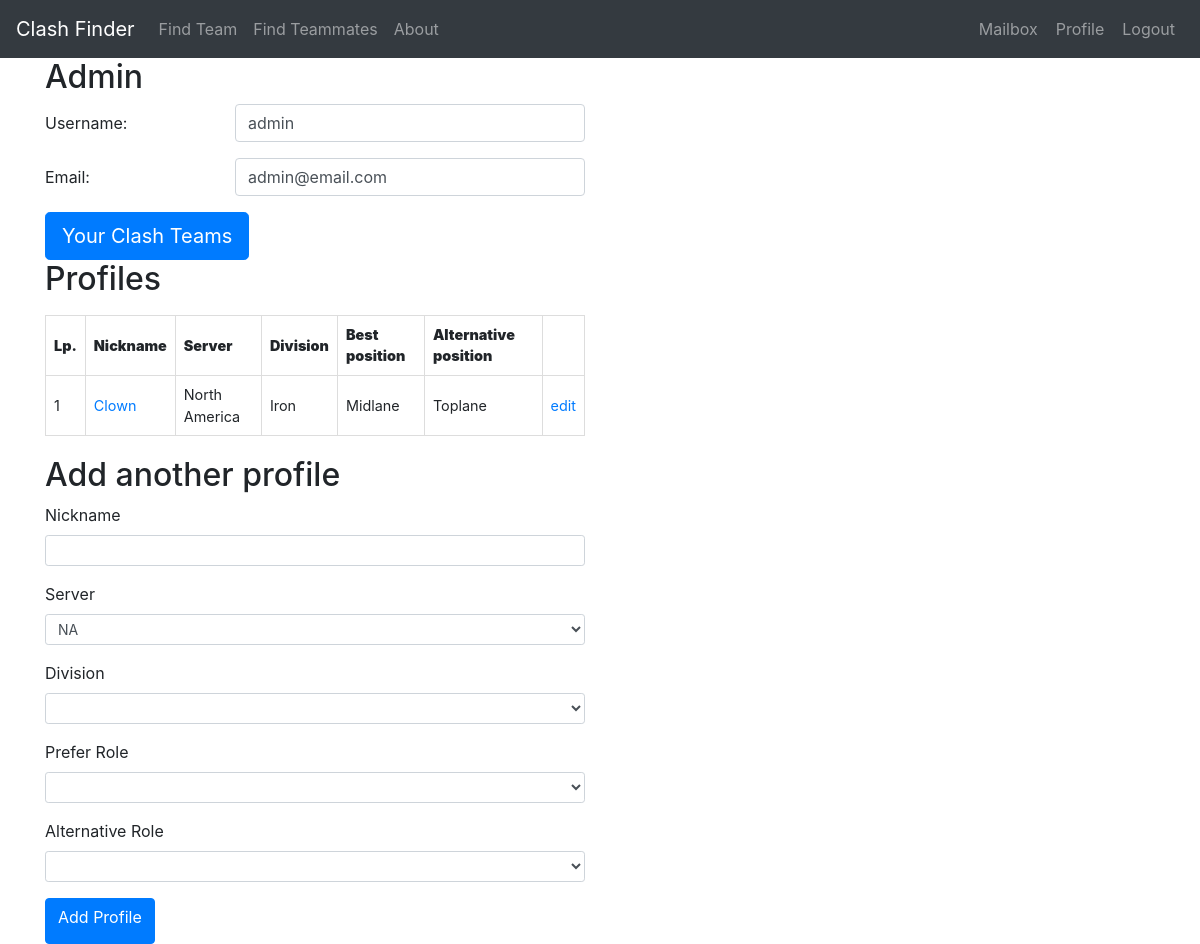
The page /user/admin (signed in) on the database as committed earlier.
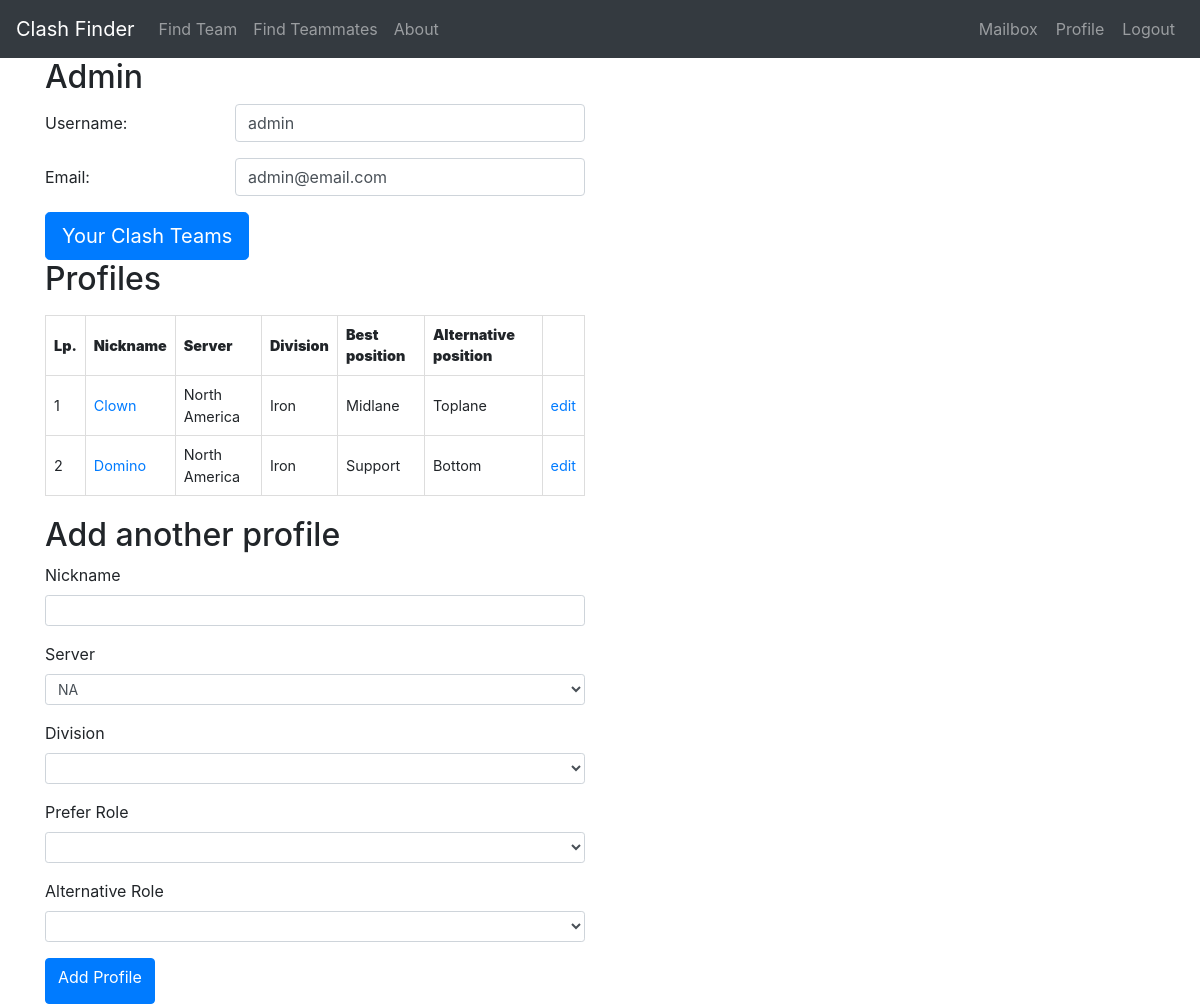
The same page on the database as committed later.
### models.py (models this page shows)
class Profile(UserMixin, db.Model):
    id = db.Column(db.Integer, primary_key=True)
    nickname = db.Column(db.String(64), index=True, unique=True)
    server = db.Column(db.String(10), index=True)
    division = db.Column(db.String(20), index=True)
    best_position = db.Column(db.String(20), index=True)
    alternative_position = db.Column(db.String(20), index=True)
    user_id = db.Column(db.Integer, db.ForeignKey('user.id'))
    clash_team = db.relationship('ClashTeam', backref='host', lazy='dynamic')
    invitation_in = db.relationship('ClashInvitation', backref='invitedguest', lazy='dynamic',
                                    cascade="all, delete, delete-orphan")
    request_out = db.relationship('ClashRequest', backref='candidate', lazy='dynamic',
                                  cascade="all, delete, delete-orphan")
    reported = db.relationship('ReportPlayer', backref='Reported', lazy='dynamic',
                               cascade="all, delete, delete-orphan")

### routes.py (the view)
@app.route('/user/<username>', methods=['GET', 'POST'])
@login_required
def user(username):
    user = User.query.filter_by(username=username).first_or_404()
    profiles = Profile.query.filter_by(user_id=user.id).all()
    if len(profiles) == 0:
        profiles = []
    form = ProfileForm()
    return render_template('user.html', profiles=profiles, form=form, user=user, get_server_short_name=get_server_short_name)

### forms.py
class ProfileForm(FlaskForm):
    nickname = StringField('Nickname', validators=[DataRequired()])
    server = SelectField('Server', choices=servers,
                         validators=[DataRequired()])
    division = SelectField('Division', choices=divisions,
                           validators=[DataRequired()])
    pref_role = SelectField(
        'Prefer Role', choices=positions, validators=[DataRequired()])
    alternative_role = SelectField('Alternative Role', choices=positions, validators=[
                                   DataRequired(), DifferentRole('pref_role')])
    submit = SubmitField('Add Profile')

### forms.py (called while the page is built)
def get_server_short_name(server_name):
    for server in servers:
        if server[0] == server_name:
            return server[1]
    return ''

### models.py (called while the page is built)
@login.user_loader
def load_user(id):
    return User.query.get(int(id))

### templates/user.html (shortened to what this page needs)
{% extends "base.html" %}
{% block content %}
<div class="container">
	<div class="row">
		<div class="col-sm-6">
			<h2>{{ user.username | title }}</h2>
			{% if current_user.id == user.id %}
			<div class="account-info">
				<div class="form-group row">
					<label for="username" class="col-sm-4 col-form-label">Username:</label>
					<div class="col-sm-8">
						<div class="form-control">{{ user.username }}</div>
					</div>
				</div>
			</div>
			<div class="account-info">
				<div class="form-group row">
					<label for="email" class="col-sm-4 col-form-label">Email:</label>
					<div class="col-sm-8">
						<div class="form-control">{{ user.email }}</div>
					</div>
				</div>
			</div>
			{% endif %}
			{% if current_user.id == user.id %}
			<a href="{{ url_for('yourteams', username=user.username) }}" class="btn btn-primary btn-lg">Your Clash
				Teams</a>
			{% endif %}
			{% if profiles %}
			<div class="account-info">
				<label for="profiles">
					<h2>Profiles</h2>
				</label>
				<table>
					<thead>
						<tr>
							<th><strong>Lp.</strong></th>
							<th><strong>Nickname</strong></th>
							<th><strong>Server</strong></th>
							<th><strong>Division</strong></th>
							<th><strong>Best position</strong></th>
							<th><strong>Alternative position</strong></th>
							{% if current_user.id == user.id %}
							<td></td>
							{% endif %}
						</tr>
					</thead>
					<tbody>
						{% for profile in profiles %}
						<tr>
							<td>{{ loop.index }}</td>
							<td><a
									href="{{ url_for('profile', nickname=profile.nickname, server=get_server_short_name(profile.server).lower()) }}">{{
									profile.nickname }}</a></td>
							<td>{{ profile.server }}</td>
							<td>{{ profile.division }}</td>
							<td>{{ profile.best_position }}</td>
							<td>{{ profile.alternative_position }}</td>
							{% if current_user.id == user.id %}
							<td><a href="{{ url_for('edit_profile', username=user.username, profile_id=profile.id) }}">edit</a></td>
							{% endif %}
						</tr>
						{% endfor %}
					</tbody>
				</table>
			</div>
			{% else %}
			<p>Currently you do not have any Profiles.</p>
			{% endif %}
			{% if current_user.id == user.id %}
			<div style="height: 20px;"></div>
			<h2>Add another profile</h2>
			<form method="POST" action="{{ url_for('create_profile', username=user.username) }}">
				<div class="form-group">
					{{ form.nickname.label(class="form-control-label") }}
					{{ form.nickname(class="form-control form-control-sm") }}
				</div>
				<div class="form-group">
					{{ form.server.label(class="form-control-label") }}
					{{ form.server(class="form-control form-control-sm") }}
				</div>
				<div class="form-group">
					{{ form.division.label(class="form-control-label") }}
					{{ form.division(class="form-control form-control-sm") }}
				</div>
				<div class="form-group">
					{{ form.pref_role.label(class="form-control-label") }}
					{{ form.pref_role(class="form-control form-control-sm") }}
				</div>
				<div class="form-group">
					{{ form.alternative_role.label(class="form-control-label") }}
					{{ form.alternative_role(class="form-control form-control-sm") }}
				</div>
				<button type="submit" class="btn btn-primary">{{ form.submit.label }}</button>
			</form>
			{% endif %}
		</div>
	</div>
</div>
{% endblock %}

Rows that differ between the two databases and show on the page:
added Profile: nickname "Domino", server "North America", division "Iron", best_position "Support", alternative_position "Bottom"
